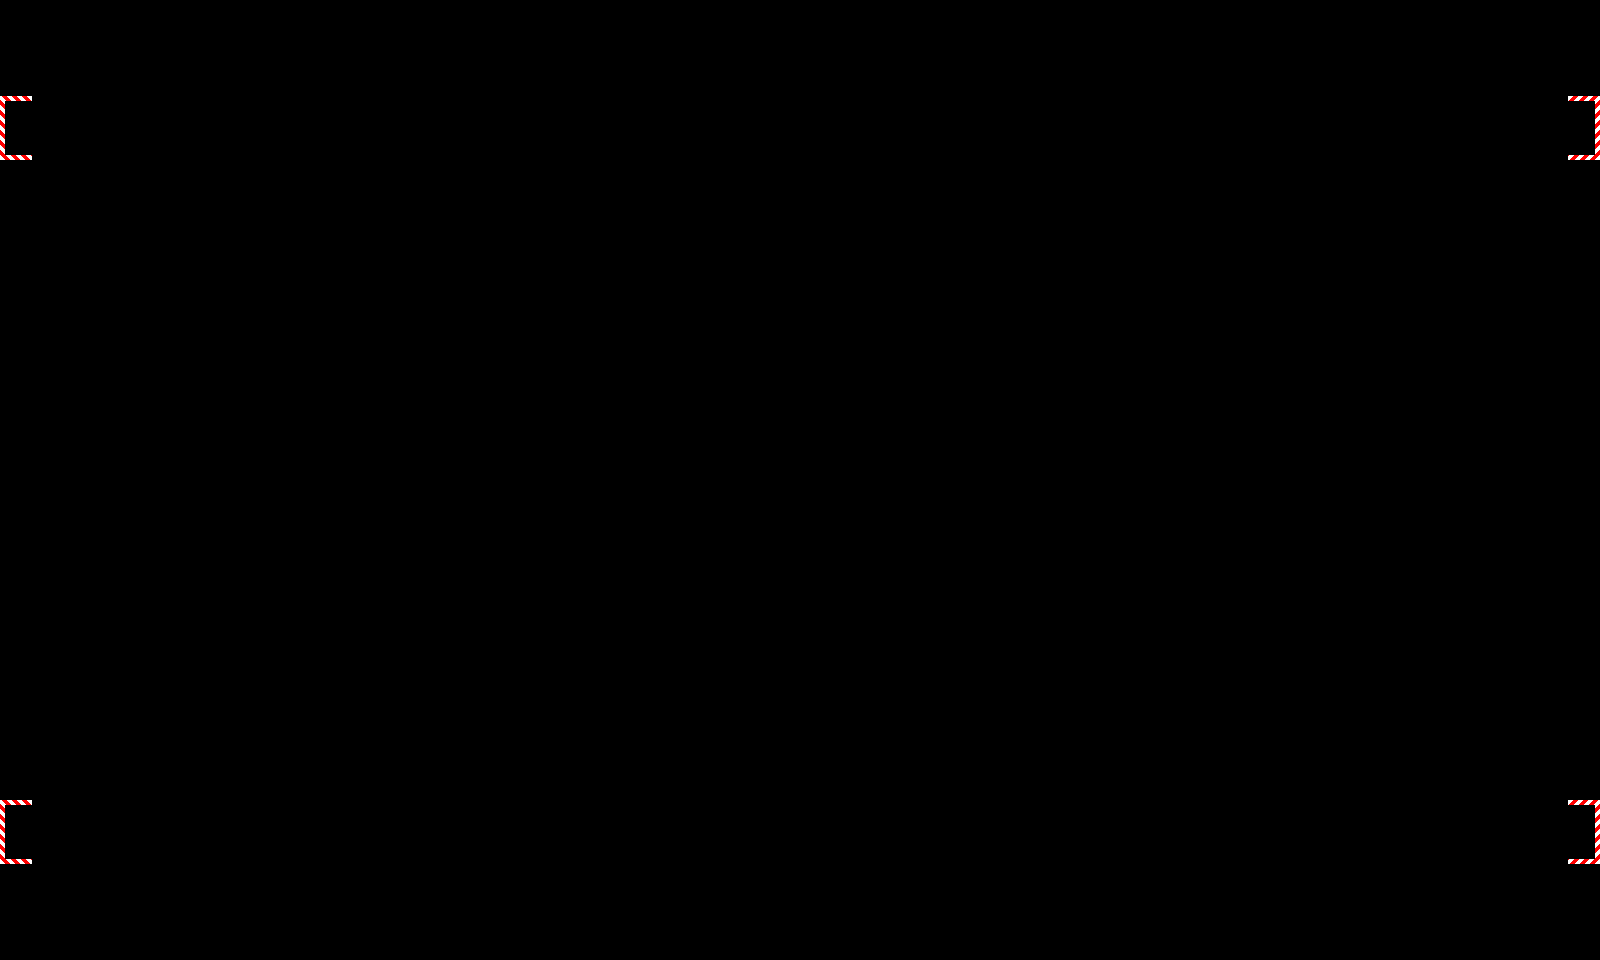

Rendered tile map (Tiled .tmx) drawn with the repository's tilesets; below, a short description and the full map source, tile grids included:
An orthogonal 50x30 tile map with 32x32 px tiles, 1 tile layer (plateforme).

<map version="1.0" orientation="orthogonal" renderorder="left-up" width="50" height="30" tilewidth="32" tileheight="32" nextobjectid="1">
 <tileset firstgid="1" name="tile1" tilewidth="32" tileheight="32" tilecount="16" columns="4">
  <image source="tile1.png" trans="ff00ff" width="128" height="128" />
 </tileset>
 <layer name="plateforme" width="50" height="30">
  <data encoding="csv">
1,1,1,1,1,1,1,1,1,1,1,1,1,1,1,1,1,1,1,1,1,1,1,1,1,1,1,1,1,1,1,1,1,1,1,1,1,1,1,1,1,1,1,1,1,1,1,1,1,1,
1,0,0,0,0,0,0,0,0,0,0,0,0,0,0,0,0,0,0,0,0,0,0,0,0,0,0,0,0,0,0,0,0,0,0,0,0,0,0,0,0,0,0,0,0,0,0,0,0,1,
1,0,0,0,0,0,0,0,0,0,0,0,0,0,0,0,0,0,0,0,0,0,0,0,0,0,0,0,0,0,0,0,0,0,0,0,0,0,0,0,0,0,0,0,0,0,0,0,0,1,
12,0,0,0,0,0,0,0,0,0,0,0,0,0,0,0,0,0,0,0,0,0,0,0,0,0,0,0,0,0,0,0,0,0,0,0,0,0,0,0,0,0,0,0,0,0,0,0,0,4,
16,0,0,0,0,0,0,1,1,1,1,1,1,1,1,1,0,0,0,0,0,0,0,0,0,0,0,0,0,0,0,0,0,0,0,0,0,0,0,0,0,0,0,0,0,0,0,0,0,8,
1,0,0,0,0,0,0,0,0,0,0,0,0,0,0,0,0,0,0,0,0,0,0,0,0,0,0,0,0,0,0,0,0,0,0,0,0,0,0,0,0,0,0,1,1,1,1,0,0,1,
1,0,0,0,0,0,0,0,0,0,0,0,0,0,0,0,0,0,0,0,0,0,0,0,0,0,0,0,0,0,0,0,0,0,0,0,0,0,0,0,0,0,0,0,0,0,0,0,0,1,
1,0,0,0,0,0,0,0,0,0,0,0,0,0,0,0,0,0,0,0,0,0,0,0,0,0,0,0,0,0,0,0,0,0,0,0,0,0,0,0,0,0,0,0,0,0,0,0,0,1,
1,0,0,0,0,0,0,0,0,0,0,0,0,0,0,0,0,0,0,0,0,0,0,1,1,1,1,1,1,1,1,1,1,1,1,1,1,1,0,0,0,0,0,0,0,0,0,0,0,1,
1,0,0,1,1,1,1,0,0,0,0,0,0,0,0,0,0,0,0,0,0,0,0,0,0,0,0,0,0,0,0,0,0,0,0,0,0,0,0,0,0,0,0,0,0,0,0,0,0,1,
1,0,0,0,0,0,0,0,0,0,0,0,0,0,0,0,0,0,0,0,0,0,0,0,0,0,0,0,0,0,0,0,0,0,0,0,0,0,0,0,0,0,0,0,0,0,0,0,0,1,
1,0,0,0,0,0,0,0,0,0,0,0,0,0,0,1,1,1,1,1,0,0,0,0,0,0,0,0,0,0,0,0,0,0,0,0,0,0,0,0,0,0,0,0,0,0,0,0,0,1,
1,0,0,0,0,0,0,0,0,0,0,0,0,0,0,0,0,0,0,1,1,1,1,1,0,0,0,0,0,0,0,0,0,0,0,0,0,0,0,0,0,0,0,0,0,0,0,0,0,1,
1,0,0,0,0,0,0,0,0,0,0,0,0,0,0,0,0,0,0,0,0,0,0,0,0,0,0,0,0,0,0,0,0,0,0,1,1,1,1,1,1,1,1,1,0,0,0,0,0,1,
1,0,0,0,0,0,0,0,0,0,0,0,0,0,0,0,0,0,0,0,0,0,0,0,0,0,0,0,0,0,0,0,0,0,0,0,0,0,0,0,0,0,0,1,1,1,1,0,0,1,
1,0,0,0,0,0,0,0,0,0,0,0,0,0,0,0,0,0,0,0,0,0,0,0,0,0,0,0,0,0,0,0,0,0,0,0,0,0,0,0,0,0,0,0,0,0,0,0,0,1,
1,0,0,0,0,0,0,0,0,0,0,0,0,0,0,0,0,0,0,0,0,0,0,0,0,0,0,0,0,0,0,0,0,0,0,0,0,0,0,0,0,0,0,0,0,0,0,0,0,1,
1,0,0,0,0,0,0,1,1,1,1,1,1,1,1,1,0,0,0,0,0,0,0,0,0,0,0,0,0,0,0,1,1,1,0,0,0,0,0,0,0,0,0,0,0,0,0,0,0,1,
1,0,0,0,0,0,0,0,0,0,0,0,0,0,0,0,0,0,0,0,0,0,0,0,0,0,0,0,0,0,0,0,0,1,1,1,1,1,0,0,0,0,0,0,0,0,0,0,0,1,
1,0,0,0,0,0,0,0,0,0,0,0,0,0,0,0,0,0,0,0,0,0,0,0,0,0,0,0,0,0,0,0,0,0,0,0,0,0,0,0,0,0,0,0,0,0,0,0,0,1,
1,0,0,0,0,0,0,0,0,0,0,0,0,0,0,0,0,0,0,0,0,0,0,0,0,0,0,0,0,0,0,0,0,0,0,0,0,0,0,0,0,0,0,0,0,0,0,0,0,1,
1,0,0,0,0,0,0,0,0,0,0,0,0,0,0,0,0,0,0,0,0,0,0,0,0,0,0,0,0,0,0,0,0,0,0,0,0,0,0,0,0,0,0,0,0,0,0,0,0,1,
1,0,0,0,0,0,0,0,0,0,0,0,0,0,0,0,0,0,0,1,1,1,1,1,1,1,1,1,1,1,1,1,1,1,0,0,0,0,0,0,0,0,0,0,0,0,0,0,0,1,
1,0,0,1,1,1,1,1,1,0,0,0,0,0,0,0,0,0,0,0,0,0,0,0,0,0,0,0,0,0,0,0,0,0,0,0,0,0,0,0,0,0,0,0,0,0,0,0,0,1,
1,0,0,0,0,0,0,0,0,0,0,0,0,0,0,0,0,0,0,0,0,0,0,0,0,0,0,0,0,0,0,0,0,0,0,0,0,0,1,1,1,1,1,1,1,0,0,0,0,1,
12,0,0,0,0,0,0,0,0,0,0,0,0,0,0,0,0,0,0,0,0,0,0,0,0,0,0,0,0,0,0,0,0,0,0,0,0,0,0,0,0,0,0,0,0,0,0,0,0,4,
16,0,0,0,0,0,0,0,0,0,0,0,0,0,0,0,0,0,0,0,0,0,0,0,0,0,0,0,0,0,0,0,0,0,0,0,0,0,0,0,0,0,0,0,0,0,0,0,0,8,
1,0,0,0,0,0,0,0,0,0,0,0,0,0,0,0,0,0,0,0,0,0,0,0,0,0,0,0,0,0,0,0,0,0,0,0,0,0,0,0,0,0,0,0,0,0,0,0,0,1,
1,0,0,0,0,0,0,0,0,0,0,0,0,0,0,0,0,0,0,0,0,0,0,0,0,0,0,0,0,0,0,0,0,0,0,0,0,0,0,0,0,0,0,0,0,0,0,0,0,1,
1,1,1,1,1,1,1,1,1,1,1,1,1,1,1,1,1,1,1,1,1,1,1,1,1,1,1,1,1,1,1,1,1,1,1,1,1,1,1,1,1,1,1,1,1,1,1,1,1,1
</data>
 </layer>
</map>
